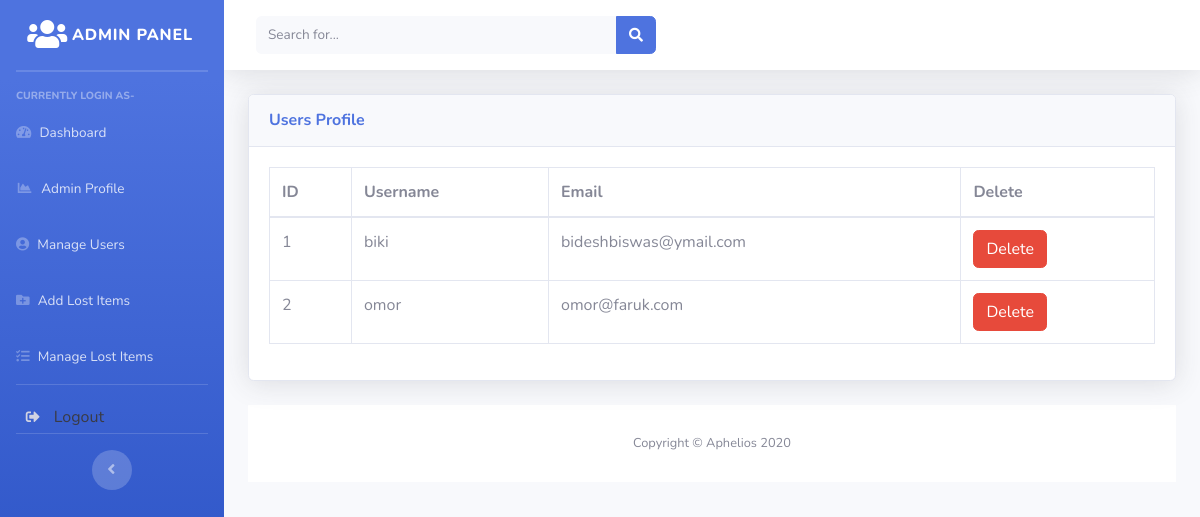
/admin/users.php, run on the app's committed database.
### tables this page shows
CREATE TABLE `users` (
  `id` int(11) NOT NULL,
  `user` varchar(255) NOT NULL,
  `email` varchar(255) NOT NULL,
  `password` varchar(255) NOT NULL
);

### admin/users.php (the view, shortened to what this page needs)
<?php
include('includes/header.php');
include('includes/navbar.php');
?>
<div class="container-fluid">
<div class="card shadow mb-4">
  <div class="card-header py-3">
    <h6 class="m-0 font-weight-bold text-primary">Users Profile
    </h6>
  </div>
  <div class="card-body">
    <div class="table-responsive">
      <?php
          $connection = mysqli_connect("localhost","root","","lost_user");
          $query = "SELECT *FROM users";
          $query_run = mysqli_query($connection,$query);
      ?>
      <table class="table table-bordered" id="dataTable" width="100%" cellspacing="0">
        <thead>
          <tr>
            <th>ID</th>
            <th>Username</th>
            <th>Email</th>
            <th>Delete</th>
          </tr>
        </thead>
        <tbody>
        <?php
            if(mysqli_num_rows($query_run)>0)
            {
              while($row = mysqli_fetch_assoc($query_run))
              {
                  ?>
          <tr>
            <td><?php echo $row['id'];   ?></td>
            <td><?php echo $row['user'];   ?></td>
            <td><?php echo $row['email'];   ?></td>
            <td>
                <form action="usercode.php" method="POST">
                  <button type="submit" name="deletebtn" class="btn btn-danger">Delete</button>
                </form>
            </td>
          </tr>
          <?php
              }
            }
            else{
              echo "No record Found";
            }
        ?>
        </tbody>
      </table>
    </div>
  </div>
</div>
<?php
include('includes/footer.php');
?>

### data on the page
users: id "1", user "biki", email "bideshbiswas@ymail.com"
users: id "2", user "omor", email "omor@faruk.com"
